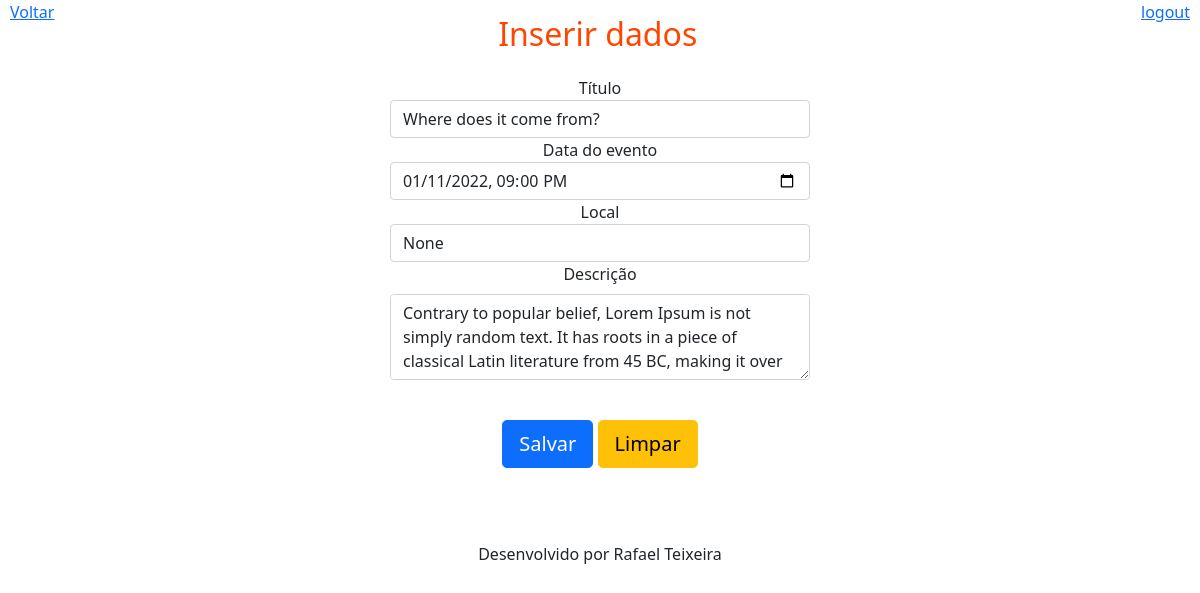
The page /agenda/evento/?id=7 (signed in) on the database as committed earlier.
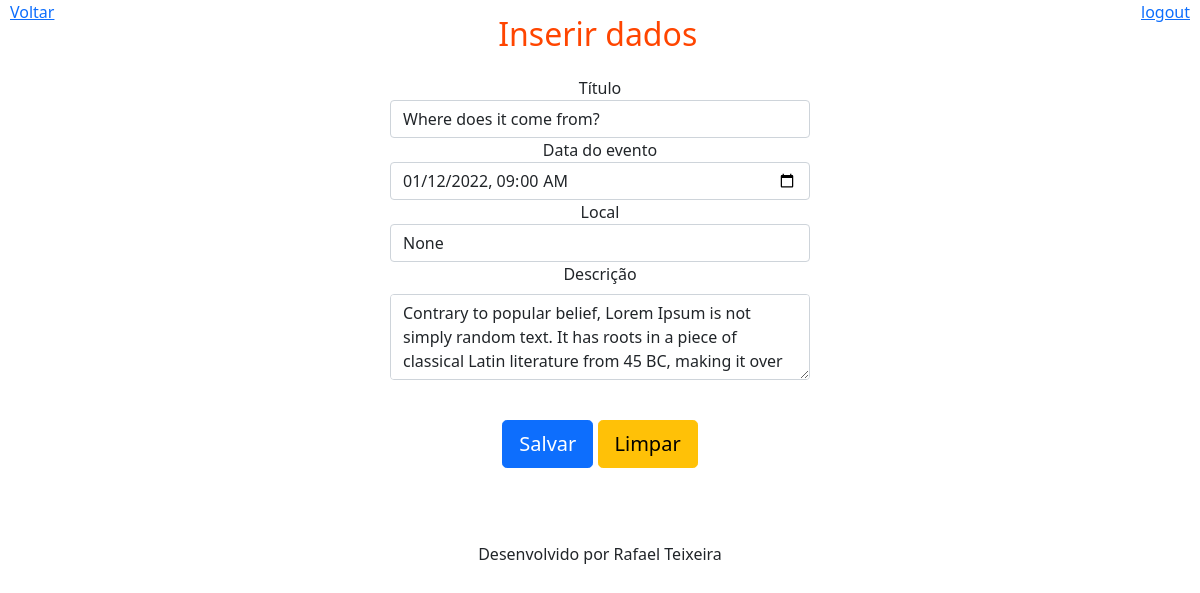
The same page on the database as committed later.
### core/models.py (models this page shows, shortened)
class Evento(models.Model):
    titulo=models.CharField(max_length=100)
    descricao=models.TextField(null=True, blank=True)
    data_evento=models.DateTimeField(verbose_name='Data do Evento')
    data_criacao=models.DateTimeField(auto_now=True,verbose_name='Data de Criacao')
    usuario=models.ForeignKey(User,on_delete=models.CASCADE) # models.cascade (Se o usuário for deletado, seus eventos também serão.) Para User será necessário defenir um valor padrão.
    local=models.CharField(null=True, max_length=50,blank=True)
    class Meta:                 #Alteração do nome da tabela sqlite3: comando sqlmigrate core xxxx/dados para migração manual.
        db_table='evento'
    def __str__(self) -> str:
        return self.titulo
    def get_data_form_evento(self):
        return self.data_evento.strftime('%Y-%m-%dT%H:%M') # Padrão input html datetime-local

### core/views.py (the view)
# urls.py: path('agenda/evento/',views.evento),
@login_required(login_url='/login/')
def evento(request):
    id_evento=request.GET.get('id')
    if id_evento:
        print(id_evento)
        usuario=Evento.objects.get(id=id_evento)
        print(usuario)
        context={'dados':usuario}
        return render(request,'evento.html',context)
    return render(request,'evento.html')

### core/templates/evento.html (shortened to what this page needs)
{% extends 'model-page.html' %}
{% block content %}
    <div id="evento" align="center">
        <h2>Inserir dados</h2>
    </div>
    <div align="center">
        <form action="submit" style="width: 35%;" method="post">{% csrf_token %}
            <label class="sr-only">Título</label>
            <input type="text" name="titulo" class="form-control" placeholder="titulo" required autofocus value="{{ dados.titulo }}" >
            <label class="sr-only">Data do evento</label>
            <input type="datetime-local" name="data_evento" id="data_evento" class="form-control" placeholder="Data do evento" required value="{{ dados.get_data_form_evento }}">
            <label class="sr-only">Local</label>
            <input type="text" name="local" class="form-control" placeholder="local" required autofocus value="{{ dados.local }}">
            <div class="mb-3">
                <label  class="form-label">Descrição</label>
                <textarea class="form-control" name="descricao" id="descricao" rows="3">{{ dados.descricao }}</textarea>
            </div>
            <br>
            <div>
                <button class="btn btn-lg btn-primary btn-block" type="submit">Salvar</button>
                <button class="btn btn-lg btn-primary btn-block btn btn-warning" type="reset">Limpar</button>
            </div>
            <br>
        </form>
    </div>
{% endblock %}

Rows that differ between the two databases and show on the page:
changed Evento "Where does it come from?": data_evento "01/11/2022 21:00" → "01/12/2022 09:00"
